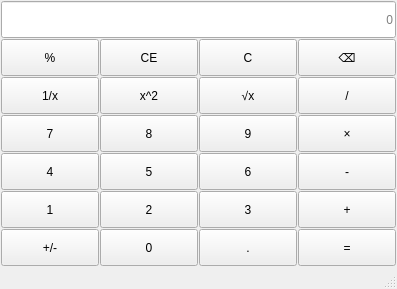
<?xml version="1.0" encoding="UTF-8"?>
<ui version="4.0">
 <class>MainWindow</class>
 <widget class="QMainWindow" name="MainWindow">
  <property name="geometry">
   <rect>
    <x>0</x>
    <y>0</y>
    <width>397</width>
    <height>289</height>
   </rect>
  </property>
  <property name="windowTitle">
   <string>MainWindow</string>
  </property>
  <widget class="QWidget" name="centralwidget">
   <layout class="QVBoxLayout" name="verticalLayout">
    <property name="spacing">
     <number>1</number>
    </property>
    <property name="leftMargin">
     <number>1</number>
    </property>
    <property name="topMargin">
     <number>1</number>
    </property>
    <property name="rightMargin">
     <number>1</number>
    </property>
    <property name="bottomMargin">
     <number>1</number>
    </property>
    <item>
     <layout class="QGridLayout" name="gridLayout">
      <item row="2" column="2">
       <widget class="QPushButton" name="btnSquare">
        <property name="sizePolicy">
         <sizepolicy hsizetype="Minimum" vsizetype="Preferred">
          <horstretch>0</horstretch>
          <verstretch>0</verstretch>
         </sizepolicy>
        </property>
        <property name="text">
         <string>√x</string>
        </property>
       </widget>
      </item>
      <item row="4" column="1">
       <widget class="QPushButton" name="btnNum5">
        <property name="sizePolicy">
         <sizepolicy hsizetype="Minimum" vsizetype="Preferred">
          <horstretch>0</horstretch>
          <verstretch>0</verstretch>
         </sizepolicy>
        </property>
        <property name="text">
         <string>5</string>
        </property>
       </widget>
      </item>
      <item row="3" column="0">
       <widget class="QPushButton" name="btnNum7">
        <property name="sizePolicy">
         <sizepolicy hsizetype="Minimum" vsizetype="Preferred">
          <horstretch>0</horstretch>
          <verstretch>0</verstretch>
         </sizepolicy>
        </property>
        <property name="text">
         <string>7</string>
        </property>
       </widget>
      </item>
      <item row="0" column="0" colspan="4">
       <widget class="QLineEdit" name="display">
        <property name="sizePolicy">
         <sizepolicy hsizetype="Expanding" vsizetype="Preferred">
          <horstretch>0</horstretch>
          <verstretch>0</verstretch>
         </sizepolicy>
        </property>
        <property name="alignment">
         <set>Qt::AlignmentFlag::AlignRight|Qt::AlignmentFlag::AlignTrailing|Qt::AlignmentFlag::AlignVCenter</set>
        </property>
        <property name="placeholderText">
         <string>0</string>
        </property>
       </widget>
      </item>
      <item row="5" column="0">
       <widget class="QPushButton" name="btnNum1">
        <property name="sizePolicy">
         <sizepolicy hsizetype="Minimum" vsizetype="Preferred">
          <horstretch>0</horstretch>
          <verstretch>0</verstretch>
         </sizepolicy>
        </property>
        <property name="text">
         <string>1</string>
        </property>
       </widget>
      </item>
      <item row="1" column="2">
       <widget class="QPushButton" name="btnClearAll">
        <property name="sizePolicy">
         <sizepolicy hsizetype="Minimum" vsizetype="Preferred">
          <horstretch>0</horstretch>
          <verstretch>0</verstretch>
         </sizepolicy>
        </property>
        <property name="text">
         <string>C</string>
        </property>
       </widget>
      </item>
      <item row="6" column="2">
       <widget class="QPushButton" name="btnSign">
        <property name="sizePolicy">
         <sizepolicy hsizetype="Minimum" vsizetype="Preferred">
          <horstretch>0</horstretch>
          <verstretch>0</verstretch>
         </sizepolicy>
        </property>
        <property name="text">
         <string>.</string>
        </property>
       </widget>
      </item>
      <item row="6" column="0">
       <widget class="QPushButton" name="btnChange">
        <property name="sizePolicy">
         <sizepolicy hsizetype="Minimum" vsizetype="Preferred">
          <horstretch>0</horstretch>
          <verstretch>0</verstretch>
         </sizepolicy>
        </property>
        <property name="text">
         <string>+/-</string>
        </property>
       </widget>
      </item>
      <item row="4" column="3">
       <widget class="QPushButton" name="btnMinus">
        <property name="sizePolicy">
         <sizepolicy hsizetype="Minimum" vsizetype="Preferred">
          <horstretch>0</horstretch>
          <verstretch>0</verstretch>
         </sizepolicy>
        </property>
        <property name="text">
         <string>-</string>
        </property>
       </widget>
      </item>
      <item row="1" column="1">
       <widget class="QPushButton" name="btnClear">
        <property name="sizePolicy">
         <sizepolicy hsizetype="Minimum" vsizetype="Preferred">
          <horstretch>0</horstretch>
          <verstretch>0</verstretch>
         </sizepolicy>
        </property>
        <property name="text">
         <string>CE</string>
        </property>
       </widget>
      </item>
      <item row="3" column="3">
       <widget class="QPushButton" name="btnMulti">
        <property name="sizePolicy">
         <sizepolicy hsizetype="Minimum" vsizetype="Preferred">
          <horstretch>0</horstretch>
          <verstretch>0</verstretch>
         </sizepolicy>
        </property>
        <property name="text">
         <string>×</string>
        </property>
       </widget>
      </item>
      <item row="5" column="1">
       <widget class="QPushButton" name="btnNum2">
        <property name="sizePolicy">
         <sizepolicy hsizetype="Minimum" vsizetype="Preferred">
          <horstretch>0</horstretch>
          <verstretch>0</verstretch>
         </sizepolicy>
        </property>
        <property name="text">
         <string>2</string>
        </property>
       </widget>
      </item>
      <item row="6" column="3">
       <widget class="QPushButton" name="btnEqual">
        <property name="sizePolicy">
         <sizepolicy hsizetype="Minimum" vsizetype="Preferred">
          <horstretch>0</horstretch>
          <verstretch>0</verstretch>
         </sizepolicy>
        </property>
        <property name="text">
         <string>=</string>
        </property>
       </widget>
      </item>
      <item row="2" column="0">
       <widget class="QPushButton" name="btnReciprocal">
        <property name="sizePolicy">
         <sizepolicy hsizetype="Minimum" vsizetype="Preferred">
          <horstretch>0</horstretch>
          <verstretch>0</verstretch>
         </sizepolicy>
        </property>
        <property name="text">
         <string>1/x</string>
        </property>
       </widget>
      </item>
      <item row="4" column="0">
       <widget class="QPushButton" name="btnNum4">
        <property name="sizePolicy">
         <sizepolicy hsizetype="Minimum" vsizetype="Preferred">
          <horstretch>0</horstretch>
          <verstretch>0</verstretch>
         </sizepolicy>
        </property>
        <property name="text">
         <string>4</string>
        </property>
       </widget>
      </item>
      <item row="1" column="0">
       <widget class="QPushButton" name="pushButton">
        <property name="sizePolicy">
         <sizepolicy hsizetype="Minimum" vsizetype="Preferred">
          <horstretch>0</horstretch>
          <verstretch>0</verstretch>
         </sizepolicy>
        </property>
        <property name="text">
         <string>%</string>
        </property>
       </widget>
      </item>
      <item row="1" column="3">
       <widget class="QPushButton" name="btnDel">
        <property name="sizePolicy">
         <sizepolicy hsizetype="Minimum" vsizetype="Preferred">
          <horstretch>0</horstretch>
          <verstretch>0</verstretch>
         </sizepolicy>
        </property>
        <property name="text">
         <string>⌫</string>
        </property>
       </widget>
      </item>
      <item row="6" column="1">
       <widget class="QPushButton" name="btnNum0">
        <property name="sizePolicy">
         <sizepolicy hsizetype="Minimum" vsizetype="Preferred">
          <horstretch>0</horstretch>
          <verstretch>0</verstretch>
         </sizepolicy>
        </property>
        <property name="text">
         <string>0</string>
        </property>
       </widget>
      </item>
      <item row="3" column="2">
       <widget class="QPushButton" name="btnNum9">
        <property name="sizePolicy">
         <sizepolicy hsizetype="Minimum" vsizetype="Preferred">
          <horstretch>0</horstretch>
          <verstretch>0</verstretch>
         </sizepolicy>
        </property>
        <property name="text">
         <string>9</string>
        </property>
       </widget>
      </item>
      <item row="3" column="1">
       <widget class="QPushButton" name="btnNum8">
        <property name="sizePolicy">
         <sizepolicy hsizetype="Minimum" vsizetype="Preferred">
          <horstretch>0</horstretch>
          <verstretch>0</verstretch>
         </sizepolicy>
        </property>
        <property name="text">
         <string>8</string>
        </property>
       </widget>
      </item>
      <item row="2" column="3">
       <widget class="QPushButton" name="btnDivide">
        <property name="sizePolicy">
         <sizepolicy hsizetype="Minimum" vsizetype="Preferred">
          <horstretch>0</horstretch>
          <verstretch>0</verstretch>
         </sizepolicy>
        </property>
        <property name="text">
         <string>/</string>
        </property>
       </widget>
      </item>
      <item row="4" column="2">
       <widget class="QPushButton" name="btnNum6">
        <property name="sizePolicy">
         <sizepolicy hsizetype="Minimum" vsizetype="Preferred">
          <horstretch>0</horstretch>
          <verstretch>0</verstretch>
         </sizepolicy>
        </property>
        <property name="text">
         <string>6</string>
        </property>
       </widget>
      </item>
      <item row="5" column="3">
       <widget class="QPushButton" name="btnPlus">
        <property name="sizePolicy">
         <sizepolicy hsizetype="Minimum" vsizetype="Preferred">
          <horstretch>0</horstretch>
          <verstretch>0</verstretch>
         </sizepolicy>
        </property>
        <property name="text">
         <string>+</string>
        </property>
       </widget>
      </item>
      <item row="5" column="2">
       <widget class="QPushButton" name="btnNum3">
        <property name="sizePolicy">
         <sizepolicy hsizetype="Minimum" vsizetype="Preferred">
          <horstretch>0</horstretch>
          <verstretch>0</verstretch>
         </sizepolicy>
        </property>
        <property name="text">
         <string>3</string>
        </property>
       </widget>
      </item>
      <item row="2" column="1">
       <widget class="QPushButton" name="btnSqrt">
        <property name="sizePolicy">
         <sizepolicy hsizetype="Minimum" vsizetype="Preferred">
          <horstretch>0</horstretch>
          <verstretch>0</verstretch>
         </sizepolicy>
        </property>
        <property name="text">
         <string>x^2</string>
        </property>
       </widget>
      </item>
     </layout>
    </item>
   </layout>
  </widget>
  <widget class="QMenuBar" name="menubar">
   <property name="geometry">
    <rect>
     <x>0</x>
     <y>0</y>
     <width>397</width>
     <height>25</height>
    </rect>
   </property>
  </widget>
  <widget class="QStatusBar" name="statusbar"/>
 </widget>
 <resources/>
 <connections/>
</ui>
